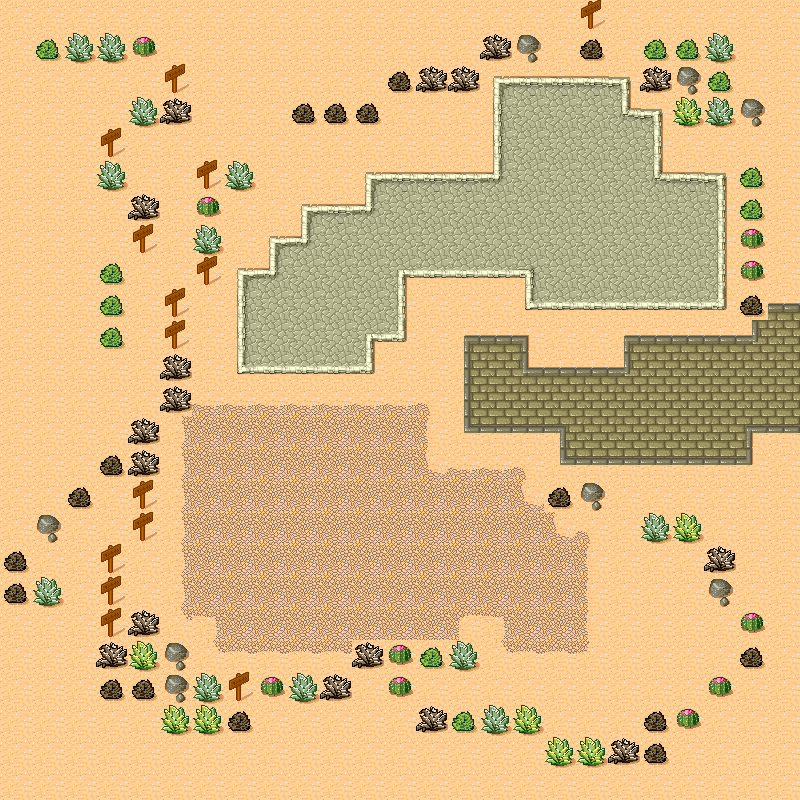

A level layout from a 2D game, rendered from its tile map. Below: a short description, then the map file with tile-grid data replaced by summaries:
An orthogonal 25x25 tile map with 32x32 px tiles, 1 tile layer (scene) and 2 objects (color, player).

<map version="1.0" orientation="orthogonal" renderorder="right-down" width="25" height="25" tilewidth="32" tileheight="32">
 <properties>
  <property name="type" value="我是地图属性" />
 </properties>
 <tileset firstgid="1" name="tmw_desert_spacing" tilewidth="32" tileheight="32" spacing="1" margin="1">
  <image source="tmw_desert_spacing.png" width="265" height="199" />
  <terraintypes>
   <terrain name="t" tile="29" />
   <terrain name="t1" tile="9" />
   <terrain name="t2" tile="33" />
   <terrain name="t3" tile="14" />
  </terraintypes>
  <tile id="0" terrain="0,0,0,1">
   <properties>
    <property name="type" value="我是图块属性" />
   </properties>
  </tile>
  <tile id="1" terrain="0,0,1,1" />
  <tile id="2" terrain="0,0,1,0" />
  <tile id="3" terrain="3,3,3,0" />
  <tile id="4" terrain="3,3,0,3" />
  <tile id="5" terrain="0,0,0,3" />
  <tile id="6" terrain="0,0,3,3" />
  <tile id="7" terrain="0,0,3,0" />
  <tile id="8" terrain="0,1,0,1" />
  <tile id="9" terrain="1,1,1,1" />
  <tile id="10" terrain="1,0,1,0" />
  <tile id="11" terrain="3,0,3,3" />
  <tile id="12" terrain="0,3,3,3" />
  <tile id="13" terrain="0,3,0,3" />
  <tile id="14" terrain="3,3,3,3" />
  <tile id="15" terrain="3,0,3,0" />
  <tile id="16" terrain="0,1,0,0" />
  <tile id="17" terrain="1,1,0,0" />
  <tile id="18" terrain="1,0,0,0" />
  <tile id="19" terrain="1,1,1,0" />
  <tile id="20" terrain="1,1,0,1" />
  <tile id="21" terrain="0,3,0,0" />
  <tile id="22" terrain="3,3,0,0" />
  <tile id="23" terrain="3,0,0,0" />
  <tile id="24" terrain="0,0,0,2" />
  <tile id="25" terrain="0,0,2,2" />
  <tile id="26" terrain="0,0,2,0" />
  <tile id="27" terrain="1,0,1,1" />
  <tile id="28" terrain="0,1,1,1" />
  <tile id="29" terrain="0,0,0,0" />
  <tile id="32" terrain="0,2,0,2" />
  <tile id="33" terrain="2,2,2,2">
   <properties>
    <property name="move" value="true" />
   </properties>
  </tile>
  <tile id="34" terrain="2,0,2,0" />
  <tile id="35" terrain="2,2,2,0" />
  <tile id="36" terrain="2,2,0,2" />
  <tile id="40" terrain="0,2,0,0" />
  <tile id="41" terrain="2,2,0,0" />
  <tile id="42" terrain="2,0,0,0" />
  <tile id="43" terrain="2,0,2,2" />
  <tile id="44" terrain="0,2,2,2" />
 </tileset>
 <layer name="scene" width="25" height="25">
  <properties>
   <property name="type" value="我是图层属性" />
  </properties>
  <data>[625 cells, 625 non-empty, 45 distinct tile ids]</data>
 </layer>
 <objectgroup name="object">
  <object name="color" x="193.333" y="464" width="309.333" height="137.333" />
  <object name="player" x="561.333" y="192" width="25.3333" height="25.3333">
   <properties>
    <property name="type" value="我是对象属性" />
   </properties>
   <ellipse />
  </object>
 </objectgroup>
</map>
